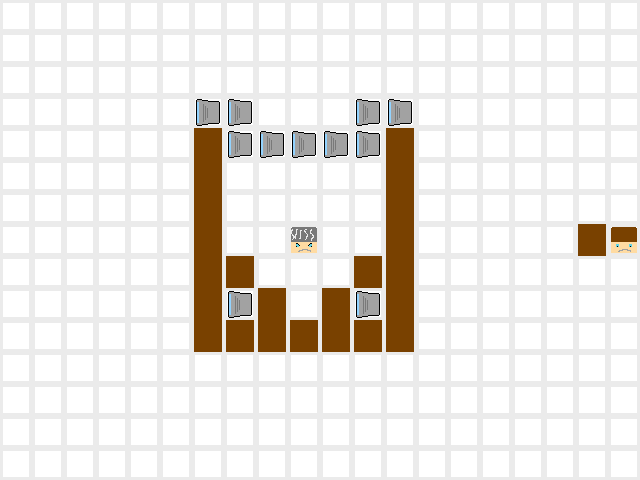

Tiled map render using the project's own tile images. Description and the map definition, with tile-layer contents summarised, below:
An orthogonal 20x15 tile map with 32x32 px tiles, 2 tile layers (Tile Layer 2, Tile Layer 1).

<map version="1.0" orientation="orthogonal" width="20" height="15" tilewidth="32" tileheight="32">
 <tileset firstgid="1" name="levelobjects" tilewidth="32" tileheight="32">
  <image source="gfx/levelobjects.png" width="320" height="320" />
 </tileset>
 <layer name="Tile Layer 2" width="20" height="15">
  <data>[300 cells, 300 non-empty, 1 distinct tile ids]</data>
 </layer>
 <layer name="Tile Layer 1" width="20" height="15">
  <data>[300 cells, 37 non-empty, 4 distinct tile ids]</data>
 </layer>
</map>
